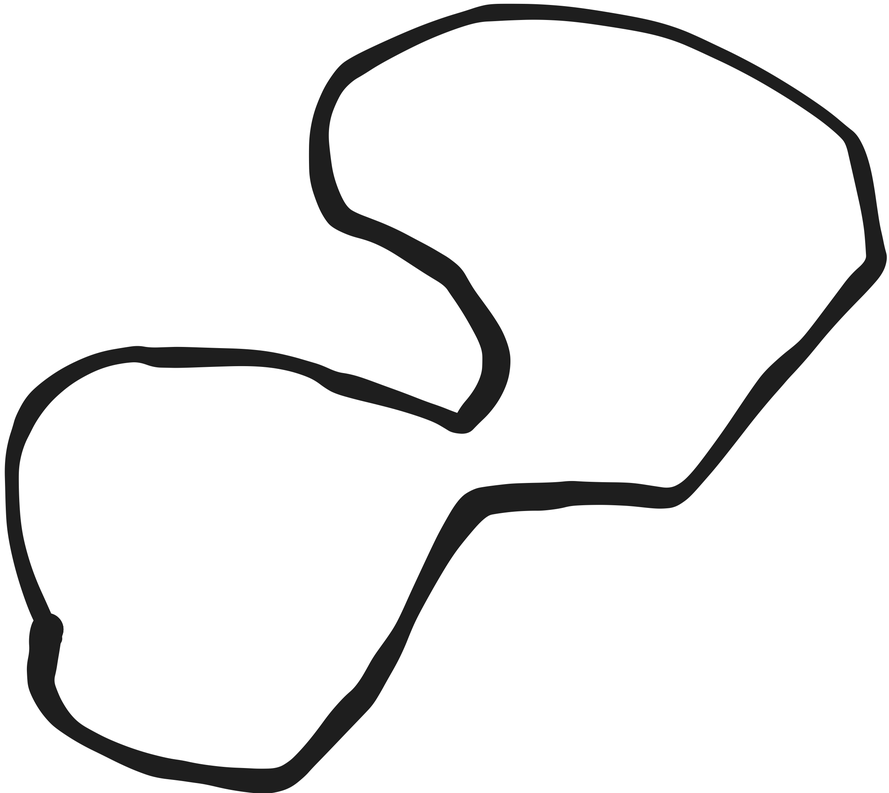
#> input picture line.png, 889 x 793 px, shrunk from 2313 x 2064 before the run
$ python robot.py
#> lines starting #> are read from the running program, lines starting #| are printed output that depends on the picture
import numpy as np
from PIL import Image
import matplotlib.pyplot as plt

class Sensor:
	def __init__(self):
		self.position = None
		self.reading = None

	def __repr__(self):
		return f"Position {self.position}, Reading {self.reading}\t"

class Robot:
	def __init__(self, floor_image_path='line.png'):
		self.size_robot = 5
		self.step_size = 1
		self.floor_image = self.load_image(floor_image_path)
#> in load_image, image is the input picture: PIL image 889x793 RGBA; mean R, G, B, A 236.1, 236.1, 236.1, 255
#> in load_image, `return np.asarray(image, dtype=np.int32)`:
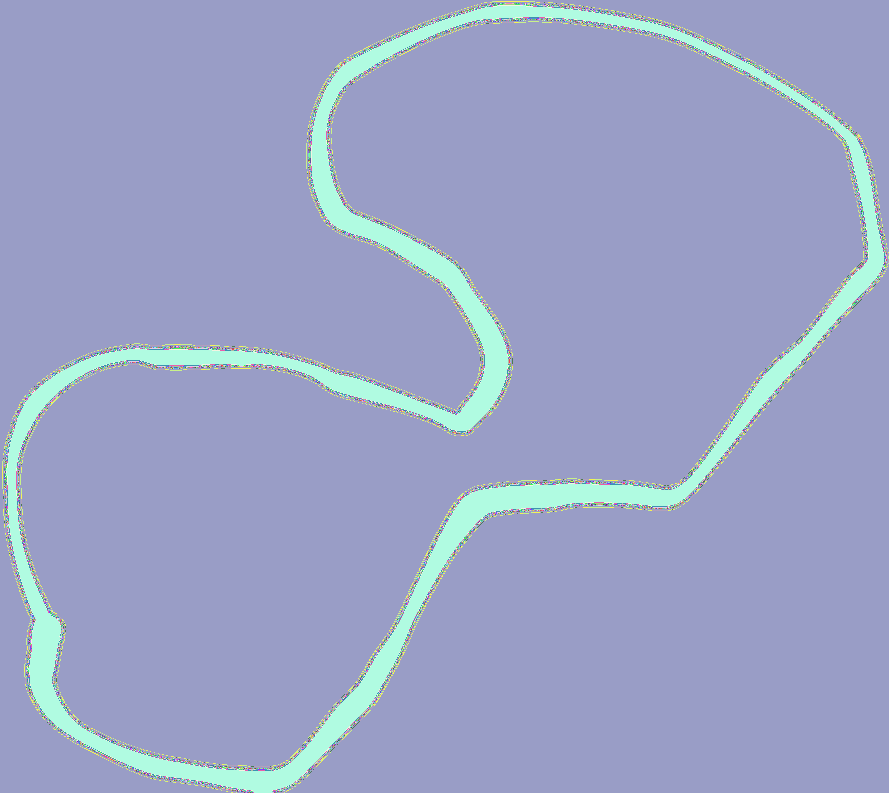
#> returned value: shape (793, 889, 3) int32; 244 distinct labels, from 12 to 255; one colour per label, 0 black
		self._im_max_x = self.floor_image.shape[0]
#> self._im_max_x = 793
		self._im_max_y = self.floor_image.shape[1]
#> self._im_max_y = 889
		self.position = self.get_starting_position()
#> self.position = [684, 559]

		self.sensors = (Sensor(), Sensor(), Sensor())
		self.orientation = np.array([0, -1])

		self.initialize_sensors()
		self.get_sensor_readings()

		self.track = [self.position]
		self.tracks1 = [(self.position[0] - self.size_robot, self.position[1])]
		self.tracks2 = [(self.position[0] + self.size_robot, self.position[1])]
		self._time_steps = 10000

	def start(self):
		for _ in range(self._time_steps):
			self.make_decision()
			self.move()

	def get_starting_position(self):
		initial_pos = np.array([np.random.randint(self._im_max_x + 1 - self.size_robot),
			                    np.random.randint(self._im_max_y + 1 - self.size_robot)])
		return initial_pos

	def load_image(self, floor_image_path):
		image = Image.open(floor_image_path)
		image = image.convert('RGB')
		return np.asarray(image, dtype=np.int32)

	def get_sensor_readings(self):
		for sensor in self.sensors:
			sensor.reading = int(sum(self.floor_image[(sensor.position[0], sensor.position[1])]))

	def check_valid_step(self):
		valid = True
		if (self.position + (self.orientation * self.step_size))[0] + self.size_robot >= self._im_max_x:
			valid = False
		elif (self.position + (self.orientation * self.step_size))[1] + self.size_robot >= self._im_max_y:
			valid = False
		elif (self.position + (self.orientation * self.step_size))[0] - self.size_robot <= 0:
			valid = False
		elif (self.position + (self.orientation * self.step_size))[1] - self.size_robot <= 0:
			valid = False
		if not valid:
			self.rotate()
			self.check_valid_step()

	def move(self):
		self.check_valid_step()
		self.position += (self.orientation * self.step_size)
		for sensor in self.sensors:
			sensor.position += (self.orientation * self.step_size)
		self.get_sensor_readings()
		self.track.append((self.position[0], self.position[1]))
		self.tracks1.append(self.sensors[1].position)
		self.tracks2.append(self.sensors[2].position)


	def rotate(self):
		self.sensors[1].position = self.sensors[0].position.copy()
		self.sensors[0].position = self.sensors[2].position.copy()
		self.sensors[2].position = self.position + ((self.orientation * -1) * self.size_robot)

		self.get_sensor_readings()
		self.next_orientation()

	def next_orientation(self):
		orientations = [(0,-1), (1,0), (0,1), (-1,0)]
		index = orientations.index(tuple(self.orientation))

		if index == len(orientations) - 1:
			self.orientation = np.array(orientations[0])
		else:
			self.orientation = np.array(orientations[index + 1])

	def initialize_sensors(self):
		self.sensors[0].position = np.array([self.position[0], self.position[1] - self.size_robot])
		self.sensors[1].position = np.array([self.position[0] - self.size_robot, self.position[1]])
		self.sensors[2].position = np.array([self.position[0] + self.size_robot, self.position[1]])

	def make_decision(self):
		if self.sensors[0].reading > 500:
			if (self.sensors[1].reading - self.sensors[2].reading) > 50:
				self.rotate()
			elif (self.sensors[2].reading - self.sensors[1].reading) > 50:
				self.rotate()
				self.rotate()
				self.rotate()

	def visualize_track(self):
		plt.imshow(self.floor_image.swapaxes(0,1))
		plt.plot([step[0] for step in self.track], [step[1] for step in self.track], color='red', lw=2)
		plt.show()
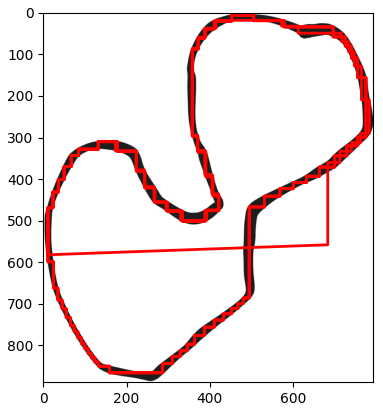
#> figure drawn by matplotlib, 1 panel


if __name__ == "__main__":
	my_robot = Robot()
	my_robot.start()
	my_robot.visualize_track()
